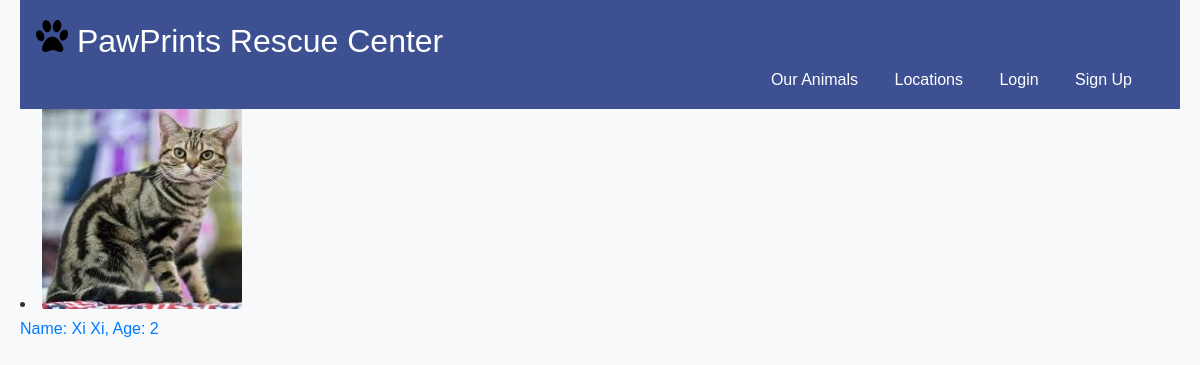
The app's page /, older data.
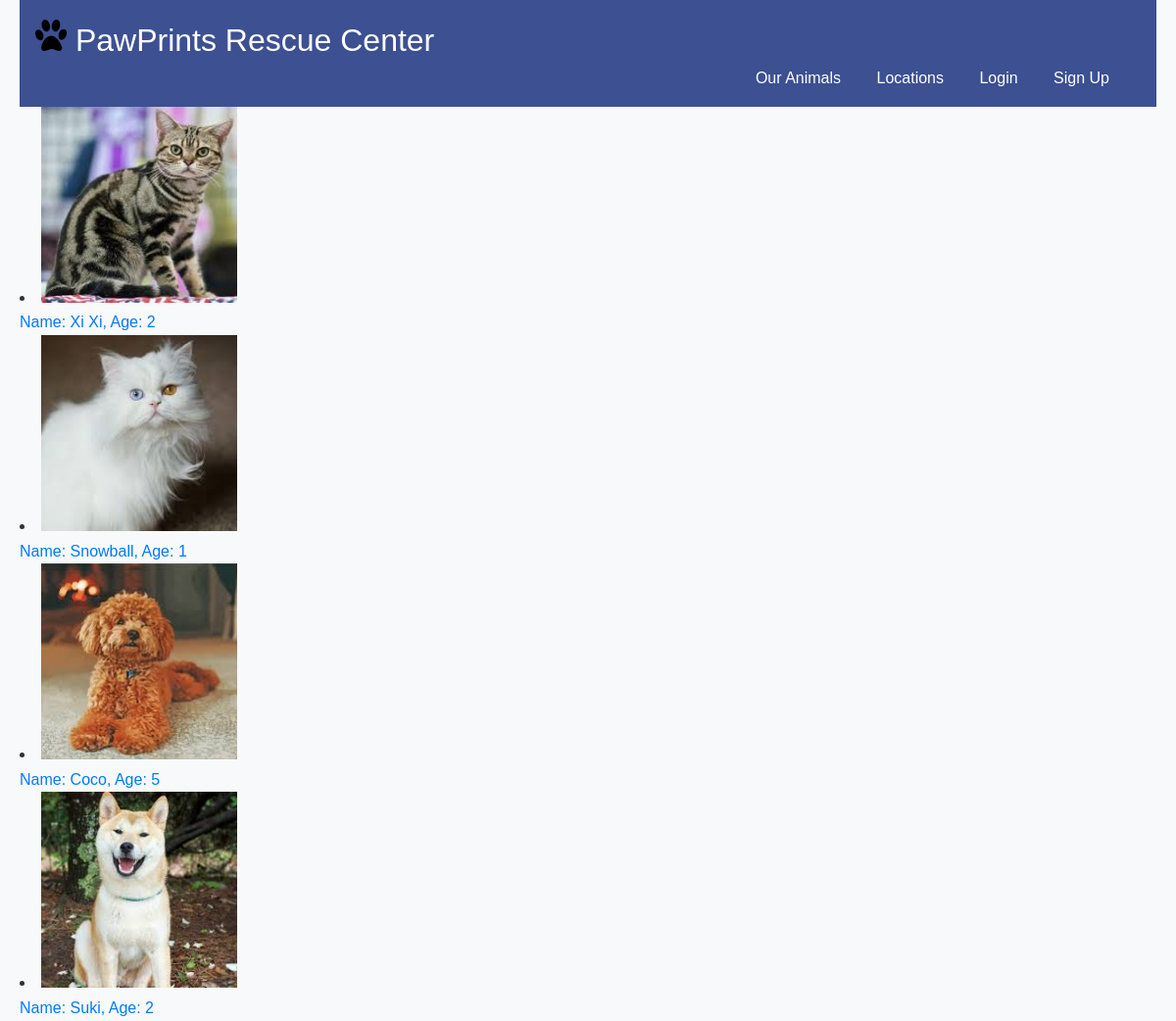
The same page, newer data.
### shelterapp/models.py (models this page shows, shortened)
class Animal(models.Model):
    animalID = models.AutoField(primary_key=True)
    name = models.CharField(max_length=100)
    species = models.CharField(max_length=100)
    breed = models.CharField(max_length=100)
    age = models.IntegerField()
    gender = models.CharField(max_length=10)
    dateOfArrival = models.DateField()
    adoptedOrNot = models.IntegerField()
    healthStatus = models.CharField(max_length=100)
    description = models.TextField()
    locationID = models.IntegerField()
    reasonForIntake = models.CharField(max_length=100)
    adoptionFee = models.IntegerField()

### shelterapp/views.py (the view)
# urls.py: path('', views.default_page, name='default_page'),
def default_page(request):
    animals = Animal.objects.all()
    return render(request, 'default_page.html', {'animals': animals})

### shelterapp/templates/default_page.html (shortened to what this page needs)
<!DOCTYPE html>
<html lang="en">
<head>
    {% load static %}
    <link rel="stylesheet" href="{% static 'shelterapp/css/style.css' %}">
</head>
<body>
    <div id="header">
        <a href="{% url 'default_page' %}">
            <p id="title">
                <img src="{% static 'shelterapp/images/' %}pawprint.png" alt="pawprint" id="logo">
                PawPrints Rescue Center
            </p>
        </a>
        {% if user.is_authenticated %}
            <ul id="nav">
                {% if user.is_staff %}
                    <li><a href="{% url 'staff_dashboard' %}">Dashboard</a></li>
                {% else %}
                    <li><a href="{% url 'adopter_dashboard' %}">Dashboard</a></li>
                {% endif %}
                <li><a href="{% url 'default_page' %}">Our Animals</a></li>
                <li><a href="{% url 'view_shelters' %}">Locations</a></li>
                <li>
                    <form id="logout" method="POST" action="{% url 'user_logout' %}">
                        {% csrf_token %}
                        <button type="submit">Sign Out</button>
                    </form>
                </li>
            </ul>
        {% else %}
            <ul id="nav">
                <li><a href="{% url 'default_page' %}">Our Animals</a></li>
                <li><a href="{% url 'view_shelters' %}">Locations</a></li>
                <li><a href="{% url 'adopter_login' %}">Login</a></li>
                <li><a href="{% url 'adopter_signup' %}">Sign Up</a></li>
            </ul>
        {% endif %}
    </div>
    <div id="content">
        <table>
        {% for animal in animals %}
            <li>
                <img src="{% static 'shelterapp/images/animals/' %}{{ animal.animalID }}.png" alt="{{ animal.name }}" width="200" height="200">
                <br>
                <a href="{% url 'animal_profile' animal.animalID %}">
                   Name: {{ animal.name }}, Age: {{ animal.age }}
                </a>
            </li>
        {% empty %}
        <tr>
            <td colspan="11">No animals available.</td>
        </tr>
        {% endfor %}
        </table>
    </div>
</body>
</html>

### shelter/static/shelterapp/css/style.css (style rules this page uses)
* { margin: 0; padding: 0; box-sizing: border-box; }
body { font-family: "Arial", sans-serif; line-height: 1.6; background-color: #f8f9fa; color: #333; padding: 0 20px; }
a { text-decoration: none; color: #007bff; }
#header { background-color: #3c5092; padding: 1em; }
#title { color: #fff; font-size: 2rem; }
#nav { text-align: right; margin: 0; }
#nav li { display: inline-block; padding-right: 2rem; }
#nav a { text-decoration: none; color: #ffffff; }
#logo { width: 2rem; height: 2rem; }

Row changes from the older to the newer data that the page shows:
added Animal: shows a picture, name "Snowball", age "1"
added Animal: shows a picture, name "Coco", age "5"
added Animal: shows a picture, name "Suki", age "2"
